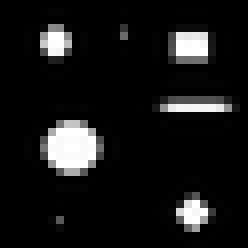
#> input picture images/componentes.tiff, 31 x 31 px, shrunk from 100 x 100 before the run (shown 8 times larger); its folder holds 4 pictures in this run
$ python flood_fill.py
#> lines starting #> are read from the running program, lines starting #| are printed output that depends on the picture; after the words box and inside, x2 and y2 are one past the last pixel; in counts of white or black regions, pixels touching at a corner belong together
import numpy as np
import matplotlib.pyplot as plt

# Função que implementa o flood fill para detecção de componentes conexas em uma imagem
def flood_fill(img):
    # Filtro para trabalharmos com imagens de apenas um canal
    if len(img.shape) > 2:
        img = img[:,:,0]

    num_rows, num_cols = img.shape
    # Imagem que terá as componentes conexas devidamente rotuladas
    img_rotulo = np.zeros((num_rows, num_cols), dtype=int)
    # rótulo atual a ser associado a um novo componente
    current_label = 1

    # Laço principal para percorrer a imagem
    for row in range(num_rows):
        for col in range(num_cols):
            if img[row, col] == 1 and img_rotulo[row, col] == 0:
                # Se encontrou um objeto que ainda não foi rotulado
                fila = [] # fila de próximos pixels a serem visitados
                fila.append((row, col))

                img_rotulo[row, col] = current_label
                # Implementação do flood fill
                # através de uma busca em largura.
                while(len(fila) > 0):
                    current_index = fila.pop(0)

                    # Escolhemos uma vizinhança de tamanho quatro
                    # visita o leste, sul, oeste e norte do pixel atual.
                    vizinhanca = [
                        (current_index[0], current_index[1] + 1),
                        (current_index[0] + 1, current_index[1]),
                        (current_index[0], current_index[1] - 1),
                        (current_index[0] - 1, current_index[1]),
                    ]

                    for v in vizinhanca:
                        if v[0] >= 0 and v[1] >= 0 and v[0] < num_rows and v[1] < num_cols:
                            # Validação para pixel válido, isto é, não estoura os limites da imagem
                            if img[v] == 1 and img_rotulo[v] == 0:
                                # Validação para verificar se o pixel não foi rotulado ainda
                                img_rotulo[v] = current_label
                                fila.append(v)

                current_label += 1

    return img_rotulo

# Função de testes
def find_components(imagesStrings):
    for imgObj in imagesStrings:
        separator = "/"
        img = plt.imread("images" + separator + imgObj["name"])
#> img is the input picture: shape (31, 31); min 0, max 255, mean 22.2
        img = img>0
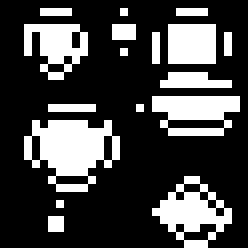
#> img: shape (31, 31) bool (shown 8 times larger); 26.7% white; 17 white regions (12 under 20 px), largest, box (x1, y1, x2, y2) and area: (3, 15, 15, 24) 65, (19, 22, 29, 31) 42, (19, 12, 30, 17) 38, (3, 3, 11, 10) 33, (21, 3, 27, 8) 30
        img_rotulo = flood_fill(img)
#> after the loop in flood_fill, `for row in range(num_rows):`:
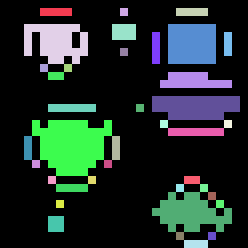
#> img_rotulo: shape (31, 31) int64 (shown 8 times larger); 39 distinct labels, from 0 to 38; one colour per label, 0 black
        print("Labels da imagem " + imgObj["name"] + " : " + str(np.unique(img_rotulo)))
#| Labels da imagem componentes.tiff : [ 0  1  2  3  4  5  6  7  8  9 10 11 12 13 14 15 16 17 18 19 20 21 22 23
#|  24 25 26 27 28 29 30 31 32 33 34 35 36 37 38]
        plt.imshow(img_rotulo)
        plt.savefig("components" + separator + imgObj["name"].split(".")[0] + "_component.jpg")
#> pass 2 of the loop in find_components, `for imgObj in imagesStrings:`:
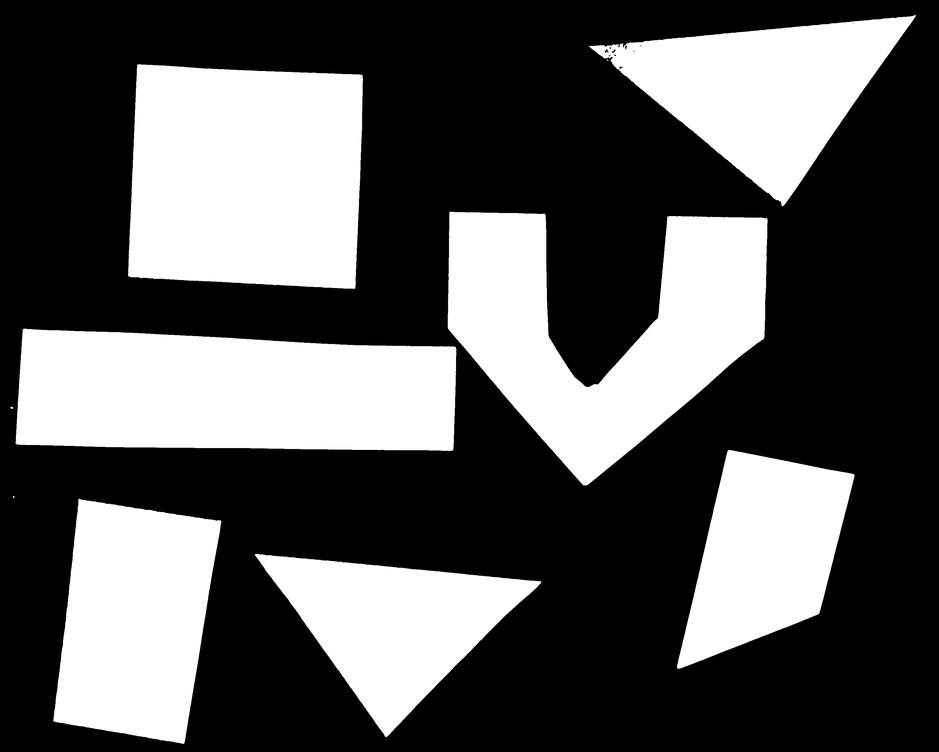
#> input picture images/shapes.png, 939 x 752 px, shrunk from 3068 x 2457 before the run
#> in find_components, img is the input picture: shape (752, 939) float32; min 0, max 1, mean 0.354
#> after the loop in flood_fill (call 2), `for row in range(num_rows):`:
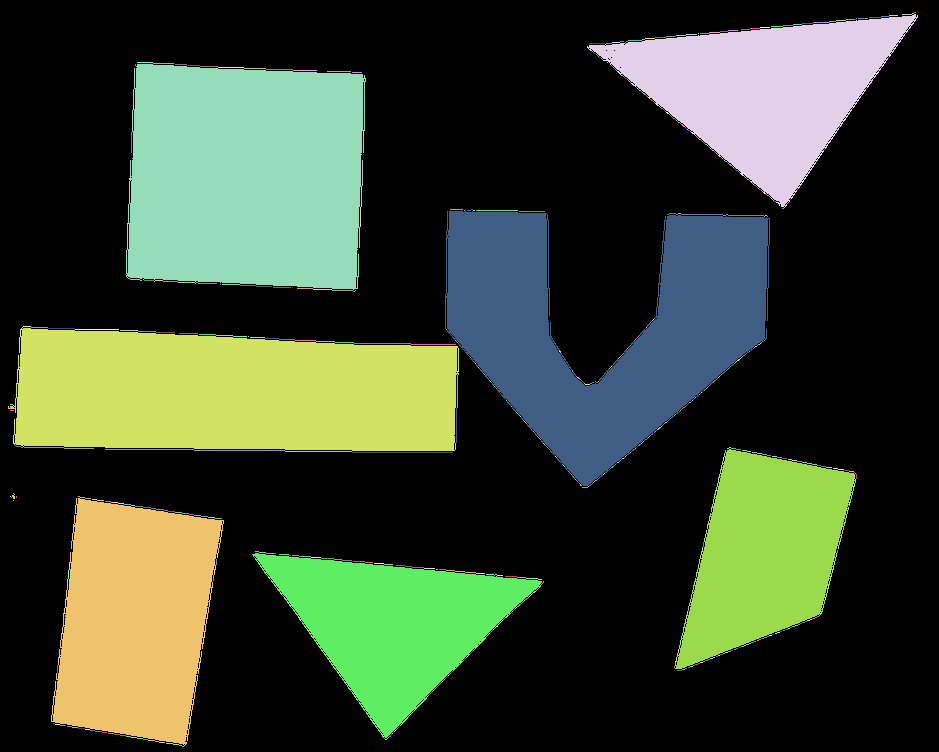
#> img_rotulo: shape (752, 939) int64; 822 distinct labels, from 0 to 821; one colour per label, 0 black
#| Labels da imagem shapes.png : [  0   1   2   3   4   5   6   7   8   9  10  11  12  13  14  15  16  17
#|   18  19  20  21  22  23  24  25  26  27  28  29  30  31  32  33  34  35
#|   36  37  38  39  40  41  42  43  44  45  46  47  48  49  50  51  52  53
#|   54  55  56  57  58  59  60  61  62  63  64  65  66  67  68  69  70  71
#|   72  73  74  75  76  77  78  79  80  81  82  83  84  85  86  87  88  89
#|   90  91  92  93  94  95  96  97  98  99 100 101 102 103 104 105 106 107
#> (further printed lines are left out)
#> in find_components, `plt.savefig("components" + separator + imgObj["name"].split(".")[0] + ..`:
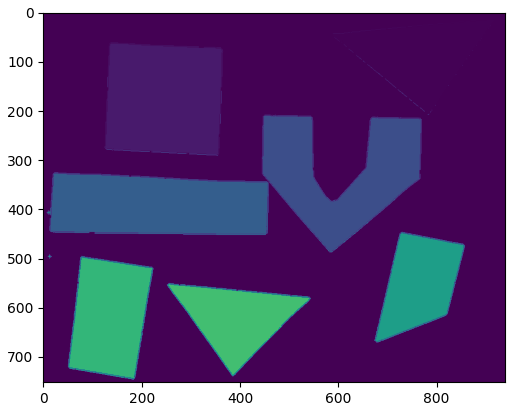
#> figure drawn by matplotlib, 1 panel
#> pass 3 of the loop in find_components, `for imgObj in imagesStrings:`:
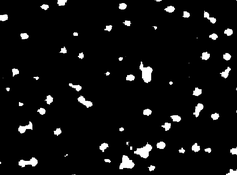
#> input picture images/squares.png, 237 x 175 px, shrunk from 776 x 571 before the run
#> in find_components, img is the input picture: shape (175, 237, 4) float32; mean R, G, B, A 0.0587, 0.0587, 0.0587, 1
#> after the loop in flood_fill (call 3), `for row in range(num_rows):`:
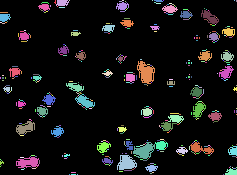
#> img_rotulo: shape (175, 237) int64; 494 distinct labels, from 0 to 493; one colour per label, 0 black
#| Labels da imagem squares.png : [  0   1   2   3   4   5   6   7   8   9  10  11  12  13  14  15  16  17
#|   18  19  20  21  22  23  24  25  26  27  28  29  30  31  32  33  34  35
#|   36  37  38  39  40  41  42  43  44  45  46  47  48  49  50  51  52  53
#|   54  55  56  57  58  59  60  61  62  63  64  65  66  67  68  69  70  71
#|   72  73  74  75  76  77  78  79  80  81  82  83  84  85  86  87  88  89
#|   90  91  92  93  94  95  96  97  98  99 100 101 102 103 104 105 106 107
#> (further printed lines are left out)
#> in find_components, `plt.savefig("components" + separator + imgObj["name"].split(".")[0] + ..`:
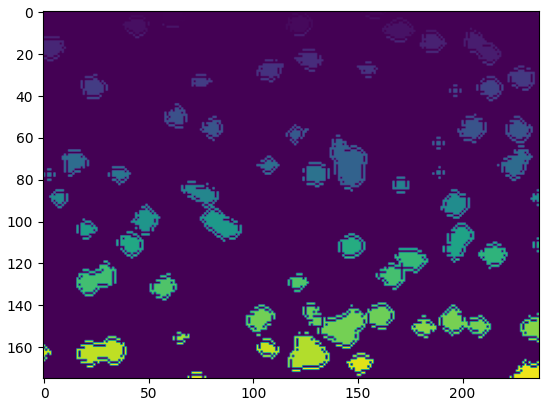
#> figure drawn by matplotlib, 1 panel
#> the loop made 5 passes; the first 3 are shown

# testes das imagens da pasta images
imagesStrings = [
    {"name": "componentes.tiff"},
    {"name": "shapes.png"},
    {"name": "squares.png"},
    {"name": "circles.png"},
    {"name": "stars.gif"},
]

# Encontra as componentes nas imagens selecionadas.
#> (the run stopped early here; a loop or call above may not have finished)
